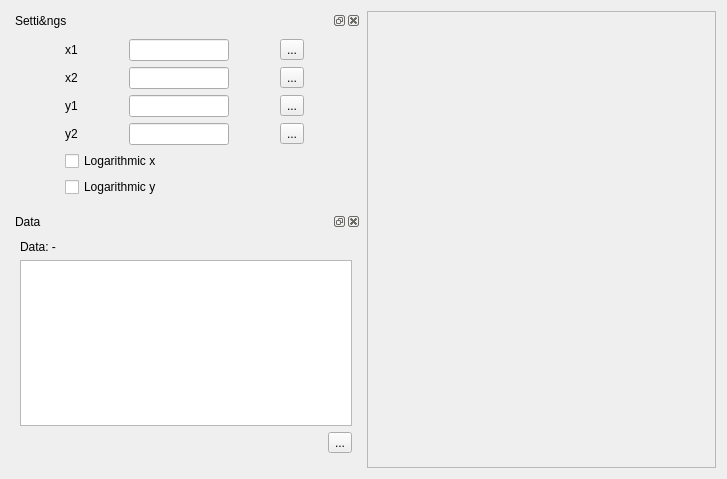
<?xml version="1.0" encoding="UTF-8"?>
<ui version="4.0">
 <class>DialogImage</class>
 <widget class="QDialog" name="DialogImage">
  <property name="geometry">
   <rect>
    <x>0</x>
    <y>0</y>
    <width>727</width>
    <height>479</height>
   </rect>
  </property>
  <property name="windowTitle">
   <string>QtPlot | Image utility</string>
  </property>
  <layout class="QGridLayout" name="gridLayout">
   <item row="0" column="0">
    <widget class="QDockWidget" name="dockSettings">
     <property name="sizePolicy">
      <sizepolicy hsizetype="Minimum" vsizetype="Preferred">
       <horstretch>0</horstretch>
       <verstretch>0</verstretch>
      </sizepolicy>
     </property>
     <property name="windowTitle">
      <string>Setti&amp;ngs</string>
     </property>
     <widget class="QWidget" name="dockWidgetContents">
      <layout class="QGridLayout" name="gridLayout_2">
       <item row="1" column="1">
        <widget class="QLineEdit" name="txtX2">
         <property name="sizePolicy">
          <sizepolicy hsizetype="Fixed" vsizetype="Fixed">
           <horstretch>0</horstretch>
           <verstretch>0</verstretch>
          </sizepolicy>
         </property>
         <property name="minimumSize">
          <size>
           <width>100</width>
           <height>0</height>
          </size>
         </property>
         <property name="maximumSize">
          <size>
           <width>100</width>
           <height>16777215</height>
          </size>
         </property>
        </widget>
       </item>
       <item row="4" column="0" colspan="3">
        <widget class="QCheckBox" name="chkLogX">
         <property name="text">
          <string>Logarithmic x</string>
         </property>
        </widget>
       </item>
       <item row="1" column="0">
        <widget class="QLabel" name="lblX2">
         <property name="sizePolicy">
          <sizepolicy hsizetype="Fixed" vsizetype="Preferred">
           <horstretch>0</horstretch>
           <verstretch>0</verstretch>
          </sizepolicy>
         </property>
         <property name="text">
          <string>x2</string>
         </property>
        </widget>
       </item>
       <item row="1" column="2">
        <widget class="QToolButton" name="btnSetX2">
         <property name="text">
          <string>...</string>
         </property>
        </widget>
       </item>
       <item row="2" column="0">
        <widget class="QLabel" name="lblY1">
         <property name="sizePolicy">
          <sizepolicy hsizetype="Fixed" vsizetype="Preferred">
           <horstretch>0</horstretch>
           <verstretch>0</verstretch>
          </sizepolicy>
         </property>
         <property name="text">
          <string>y1</string>
         </property>
        </widget>
       </item>
       <item row="2" column="1">
        <widget class="QLineEdit" name="txtY1">
         <property name="minimumSize">
          <size>
           <width>100</width>
           <height>0</height>
          </size>
         </property>
         <property name="maximumSize">
          <size>
           <width>100</width>
           <height>16777215</height>
          </size>
         </property>
        </widget>
       </item>
       <item row="2" column="2">
        <widget class="QToolButton" name="btnSetY1">
         <property name="text">
          <string>...</string>
         </property>
        </widget>
       </item>
       <item row="3" column="0">
        <widget class="QLabel" name="lblY2">
         <property name="sizePolicy">
          <sizepolicy hsizetype="Fixed" vsizetype="Preferred">
           <horstretch>0</horstretch>
           <verstretch>0</verstretch>
          </sizepolicy>
         </property>
         <property name="text">
          <string>y2</string>
         </property>
        </widget>
       </item>
       <item row="3" column="2">
        <widget class="QToolButton" name="btnSetY2">
         <property name="text">
          <string>...</string>
         </property>
        </widget>
       </item>
       <item row="3" column="1">
        <widget class="QLineEdit" name="txtY2">
         <property name="sizePolicy">
          <sizepolicy hsizetype="Fixed" vsizetype="Fixed">
           <horstretch>0</horstretch>
           <verstretch>0</verstretch>
          </sizepolicy>
         </property>
         <property name="minimumSize">
          <size>
           <width>100</width>
           <height>0</height>
          </size>
         </property>
         <property name="maximumSize">
          <size>
           <width>100</width>
           <height>16777215</height>
          </size>
         </property>
        </widget>
       </item>
       <item row="0" column="1">
        <widget class="QLineEdit" name="txtX1">
         <property name="sizePolicy">
          <sizepolicy hsizetype="Fixed" vsizetype="Fixed">
           <horstretch>0</horstretch>
           <verstretch>0</verstretch>
          </sizepolicy>
         </property>
         <property name="minimumSize">
          <size>
           <width>100</width>
           <height>0</height>
          </size>
         </property>
         <property name="maximumSize">
          <size>
           <width>100</width>
           <height>16777215</height>
          </size>
         </property>
        </widget>
       </item>
       <item row="0" column="2">
        <widget class="QToolButton" name="btnSetX1">
         <property name="text">
          <string>...</string>
         </property>
        </widget>
       </item>
       <item row="0" column="0">
        <widget class="QLabel" name="lblX1">
         <property name="sizePolicy">
          <sizepolicy hsizetype="Fixed" vsizetype="Minimum">
           <horstretch>0</horstretch>
           <verstretch>0</verstretch>
          </sizepolicy>
         </property>
         <property name="text">
          <string>x1</string>
         </property>
        </widget>
       </item>
       <item row="5" column="0" colspan="3">
        <widget class="QCheckBox" name="chkLogY">
         <property name="text">
          <string>Logarithmic y</string>
         </property>
        </widget>
       </item>
      </layout>
     </widget>
    </widget>
   </item>
   <item row="1" column="0">
    <widget class="QDockWidget" name="dockData">
     <property name="sizePolicy">
      <sizepolicy hsizetype="Minimum" vsizetype="Preferred">
       <horstretch>0</horstretch>
       <verstretch>0</verstretch>
      </sizepolicy>
     </property>
     <property name="windowTitle">
      <string>Data</string>
     </property>
     <widget class="QWidget" name="dockWidgetContents_2">
      <layout class="QVBoxLayout" name="verticalLayout">
       <item>
        <widget class="QLabel" name="lblData">
         <property name="sizePolicy">
          <sizepolicy hsizetype="MinimumExpanding" vsizetype="MinimumExpanding">
           <horstretch>0</horstretch>
           <verstretch>0</verstretch>
          </sizepolicy>
         </property>
         <property name="text">
          <string>Data: -</string>
         </property>
        </widget>
       </item>
       <item>
        <widget class="QListWidget" name="lstData"/>
       </item>
       <item>
        <layout class="QHBoxLayout" name="horizontalLayout">
         <property name="topMargin">
          <number>0</number>
         </property>
         <item>
          <spacer name="horizontalSpacer">
           <property name="orientation">
            <enum>Qt::Horizontal</enum>
           </property>
           <property name="sizeHint" stdset="0">
            <size>
             <width>40</width>
             <height>20</height>
            </size>
           </property>
          </spacer>
         </item>
         <item>
          <widget class="QToolButton" name="btnExportData">
           <property name="toolTip">
            <string>Export data to file</string>
           </property>
           <property name="text">
            <string>...</string>
           </property>
          </widget>
         </item>
        </layout>
       </item>
      </layout>
     </widget>
    </widget>
   </item>
   <item row="0" column="1" rowspan="3">
    <widget class="QFrame" name="fraPicture">
     <property name="sizePolicy">
      <sizepolicy hsizetype="Expanding" vsizetype="Expanding">
       <horstretch>0</horstretch>
       <verstretch>0</verstretch>
      </sizepolicy>
     </property>
     <property name="minimumSize">
      <size>
       <width>10</width>
       <height>10</height>
      </size>
     </property>
     <property name="frameShape">
      <enum>QFrame::StyledPanel</enum>
     </property>
     <property name="frameShadow">
      <enum>QFrame::Raised</enum>
     </property>
     <layout class="QVBoxLayout" name="verticalLayout_2">
      <item>
       <widget class="QLabel" name="lblPixmap">
        <property name="sizePolicy">
         <sizepolicy hsizetype="Expanding" vsizetype="Expanding">
          <horstretch>0</horstretch>
          <verstretch>0</verstretch>
         </sizepolicy>
        </property>
        <property name="text">
         <string/>
        </property>
       </widget>
      </item>
     </layout>
    </widget>
   </item>
  </layout>
 </widget>
 <resources/>
 <connections/>
</ui>
